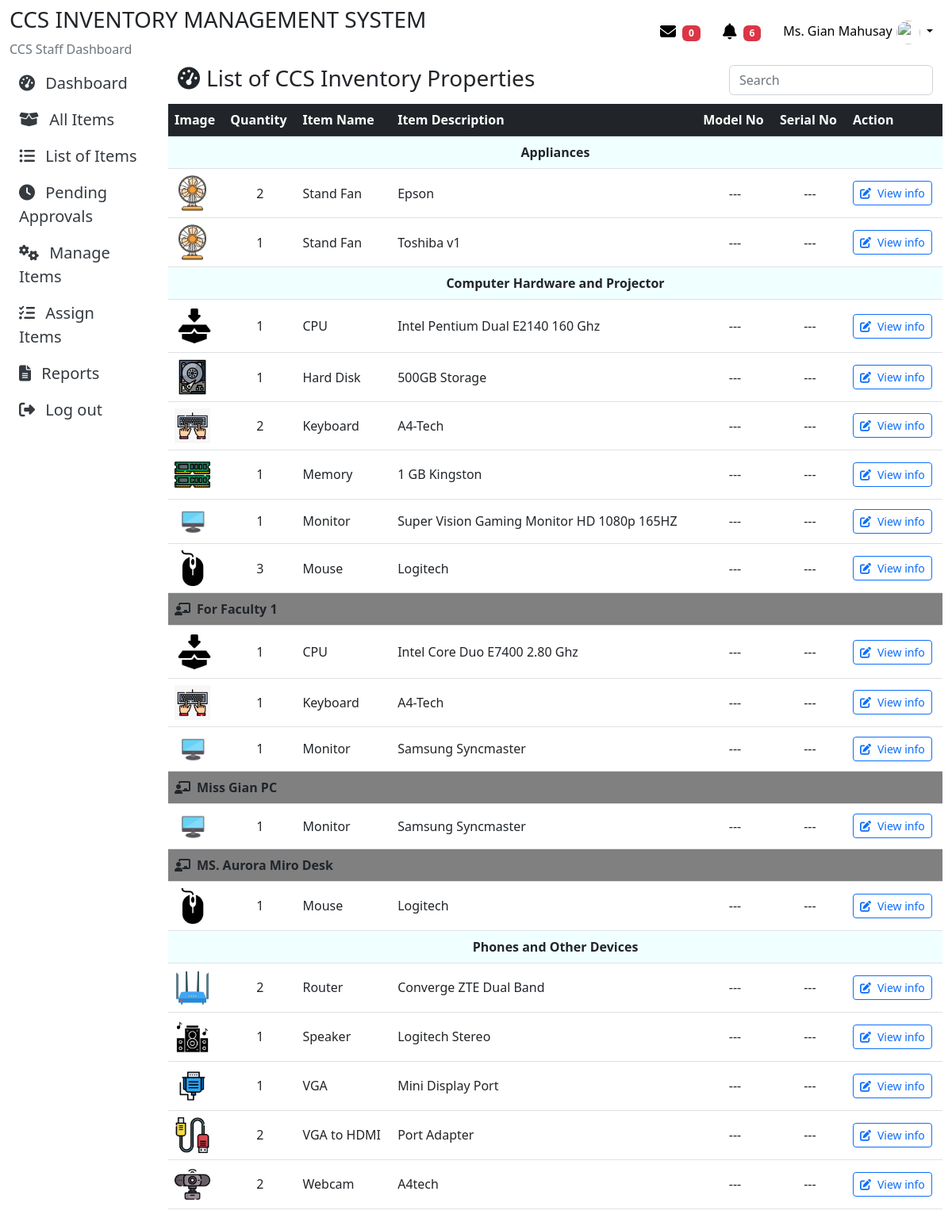
/DashboardCCSStaff/ccsstaffInventoryProperties.php (signed in), run on the app's committed database.
### tables this page shows
CREATE TABLE `tblusers` (
  `id` int(11) NOT NULL,
  `addedbyid` int(11) NOT NULL,
  `usertype` varchar(50) NOT NULL,
  `fname` varchar(50) NOT NULL,
  `lname` varchar(50) NOT NULL,
  `password` varchar(50) NOT NULL,
  `online_status` enum('online','offline') DEFAULT 'offline',
  `status` varchar(20) NOT NULL,
  `email` varchar(50) NOT NULL,
  `gender` varchar(50) NOT NULL,
  `department` varchar(50) NOT NULL,
  `approveby` varchar(50) DEFAULT NULL,
  `datetimeregister` datetime DEFAULT NULL,
  `datetimeapprove` datetime DEFAULT NULL
);

CREATE TABLE `tblitembrand` (
  `id` int(11) NOT NULL,
  `staffid` int(11) NOT NULL,
  `staffname` varchar(50) NOT NULL,
  `itembrand` varchar(50) NOT NULL,
  `categoryname` varchar(50) NOT NULL,
  `subcategoryname` varchar(50) NOT NULL,
  `borrowable` varchar(50) NOT NULL,
  `remarks` varchar(50) DEFAULT NULL,
  `modelno` varchar(50) NOT NULL,
  `serialno` varchar(50) DEFAULT NULL,
  `unitcost` decimal(10,0) NOT NULL,
  `status` varchar(50) NOT NULL,
  `itemcondition` varchar(50) NOT NULL,
  `datetimeadded` datetime NOT NULL,
  `assignfor` varchar(50) DEFAULT NULL,
  `datepurchased` date NOT NULL
);

### DashboardCCSStaff/ccsmaincontainer.php (the view, shortened to what the rows shown need)
<?php
$queryitems = "SELECT id, itembrand, categoryname, subcategoryname, modelno, serialno, datepurchased, unitcost, assignfor, COUNT(*) as quantity FROM tblitembrand GROUP BY itembrand, subcategoryname, assignfor ORDER BY categoryname, assignfor, subcategoryname, itembrand";
$resultitems = mysqli_query($con, $queryitems);
?>
<main class="ccs-main-container">
    <div class="container ">
        <div class="table-responsive row">
            <table class="table">
            <thead class="table-dark">
                    <tr>
                        <th scope="col">Image</th>
                        <th scope="col">Quantity</th>
                        <th scope="col">Item Name</th>
                        <th scope="col">Item Description</th>
                        <th scope="col">Model No</th>
                        <th scope="col">Serial No</th>
                        <th scope="col" class="text-start">Action</th>
                    </tr>
            </thead>
            <?php
                    $currentCategory = null;
                    $currentAssignFor = null;
                    while ($row = mysqli_fetch_assoc($resultitems)) {
                        if ($currentCategory != $row['categoryname']) {
                            echo "<tr class='category-row text-center'>
                                    <td colspan='10' style='background-color: azure;'><strong>{$row['categoryname']}</strong></td>
                                  </tr>";
                            $currentCategory = $row['categoryname'];
                        }
                        if (!empty($row['assignfor']) && $currentAssignFor != $row['assignfor']) {
                            echo "<tr class='assignfor-row'>
                                    <td colspan='10' style='background-color: gray;'><i class='fas fa-chalkboard-teacher me-2'></i><strong>{$row['assignfor']}</strong></td>
                                  </tr>";
                            $currentAssignFor = $row['assignfor'];
                        }
                        echo "<tr class='item-details-row align-middle' >";
                        $imagePath = 'inventory/SubcategoryItemsimages/' . $row['subcategoryname'] . '.png';
                        if (file_exists($imagePath)) {
                            echo "<td><img src='{$imagePath}' alt='Subcategory Image' width='45'></td>";
                        } else {
                            echo "<td><img src='/inventory/SubcategoryItemsimages/defaultimageitem.png' alt='Default Image' width='50'></td>";
                        }
                        echo "<td class='text-center'>{$row['quantity']}</td>";
                        echo "<td>{$row['subcategoryname']}</td>";
                        echo "<td>{$row['itembrand']}</td>";
                        echo "<td class='text-center'>---</td>";
                        echo "<td class='text-center'>---</td>";
                        echo "<td>
                                <a href='ccsstaffViewItemInfo.php?itemId={$row['id']}' class='btn btn-outline-primary btn-sm'>
                                    <i class='fa-solid fa-pen-to-square fs-7 me-2'></i>View info
                                </a>
                              </td>";
                        echo "</tr>";
                    }
                    ?>
        </div>
    </div>
</main>

### DashboardCCSStaff/ccsheader.php (shortened to what the rows shown need)
<?php
include('ccsmessage_count.php');
$staffId = $_SESSION['staff_id'];
$query = "SELECT * FROM tblusers WHERE id = ?";
$stmt = mysqli_prepare($con, $query);
if ($stmt) {
    mysqli_stmt_bind_param($stmt, "s", $staffId);
    if (mysqli_stmt_execute($stmt)) {
        $result = mysqli_stmt_get_result($stmt);
        if ($result && mysqli_num_rows($result) > 0) {
            $row = mysqli_fetch_assoc($result);
            $userType = $row["usertype"];
        } else {
        }
    } else {
        die('Statement execution failed: ' . mysqli_stmt_error($stmt));
    }
} else {
    die('Statement preparation failed: ' . mysqli_error($con));
}
$queryCount = "SELECT COUNT(DISTINCT datetime) AS notification_count
               FROM (
                   SELECT br.datetimereqborrow AS datetime
                   FROM tblborrowingreports br
                   WHERE br.datetimereqborrow IS NOT NULL
                   UNION ALL
                   SELECT br.datetimereqreservation AS datetime
                   FROM tblborrowingreports br
                   WHERE br.datetimereqreservation IS NOT NULL
                   UNION ALL
                   SELECT br.datetimereqreturn AS datetime
                   FROM tblborrowingreports br
                   WHERE br.datetimereqreturn IS NOT NULL
               ) AS subquery";
$stmtCount = mysqli_prepare($con, $queryCount);
if ($stmtCount) {
    if (mysqli_stmt_execute($stmtCount)) {
        $resultCount = mysqli_stmt_get_result($stmtCount);
        if ($resultCount && mysqli_num_rows($resultCount) > 0) {
            $rowCount = mysqli_fetch_assoc($resultCount);
            $notificationCount = $rowCount['notification_count'];
        } else {
            $notificationCount = 0;
        }
    } else {
        $notificationCount = 0;
    }
} else {
    $notificationCount = 0;
}
?>
<div class="container-fluid">
    <div class="header--wrapper py-2">
        <div class="header sad">
            <div class="logo-and-text">
                <h3 class="text-dark">CCS INVENTORY MANAGEMENT SYSTEM</h3>
            </div>
            <span class="text-muted"><?php echo $userType ?> Dashboard</span>
        </div>
        <div class="user--info">
            <div class="dropdown">
                <a href="ccsstaffMessaging.php" class="btn btn-secondary custom-dropdown-btn" type="button"
                    id="messageDropdown" data-bs-toggle="messagedropdown" aria-expanded="false">
                    <i class="fas fa-envelope fs-5 me-1"></i>
                    <sup class="badge bg-danger"><?php echo $unreadMessages; ?></sup>
                </a>
                <button href="ccsstaffNotifications.php" class="btn btn-secondary custom-dropdown-btn" type="button"
                    id="notificationDropdown" data-bs-toggle="dropdown" aria-expanded="false">
                    <i class="fas fa-bell fs-5 me-1"></i>
                    <sup class="badge bg-danger" id="notificationCounter"><?php echo $notificationCount; ?></sup>
                </button>
                    <?php
                    $query = "SELECT br.borrowerid, u.fname, u.lname, GROUP_CONCAT(ib.subcategoryname SEPARATOR '|') AS subcategories, br.datetimereqborrow AS datetime, 'request to borrow' AS action
                    FROM tblborrowingreports br
                    JOIN tblusers u ON br.borrowerid = u.id
                    JOIN tblitembrand ib ON FIND_IN_SET(ib.id, br.itemid)
                    WHERE br.datetimereqborrow IS NOT NULL
                    GROUP BY br.borrowerid, br.datetimereqborrow
                    UNION
                    SELECT br.borrowerid, u.fname, u.lname, GROUP_CONCAT(ib.subcategoryname SEPARATOR '|') AS subcategories, br.datetimereqreservation AS datetime, 'request to reserve' AS action
                    FROM tblborrowingreports br
                    JOIN tblusers u ON br.borrowerid = u.id
                    JOIN tblitembrand ib ON FIND_IN_SET(ib.id, br.itemid)
                    WHERE br.datetimereqreservation IS NOT NULL
                    GROUP BY br.borrowerid, br.datetimereqreservation
                    UNION
                    SELECT br.borrowerid, u.fname, u.lname, GROUP_CONCAT(ib.subcategoryname SEPARATOR '|') AS subcategories, br.datetimereqreturn AS datetime, 'request to returned' AS action
                    FROM tblborrowingreports br
                    JOIN tblusers u ON br.borrowerid = u.id
                    JOIN tblitembrand ib ON FIND_IN_SET(ib.id, br.itemid)
                    WHERE br.datetimereqreturn IS NOT NULL
                    GROUP BY br.borrowerid, br.datetimereqreturn
                    ORDER BY datetime DESC";
                    $result = mysqli_query($con, $query);
                    if ($result && mysqli_num_rows($result) > 0) {
                        while ($row = mysqli_fetch_assoc($result)) {
                            $formattedDatetime = date('h:i:s A', strtotime($row['datetime']));
                            $notificationDate = date('Y-m-d', strtotime($row['datetime']));
                            $currentDate = date('Y-m-d');
                            $dateDiff = strtotime($currentDate) - strtotime($notificationDate);
                            if ($dateDiff == 0) {
                                $timeframe = "Today";
                            } elseif ($dateDiff == 86400) {
                                $timeframe = "Yesterday";
                            } elseif ($dateDiff < 259200) {
                                $days = round($dateDiff / 86400);
                                $timeframe = "$days days ago";
                            } elseif ($dateDiff < 604800) {
                                $timeframe = "Last Week";
                            } elseif ($dateDiff < 2592000) {
                                $timeframe = "Last Month";
                            } else {
                                $timeframe = "More than a month ago";
                            }
                            $href = '#';
                            if ($row['action'] === 'request to borrow') {
                                $borrowerId = $row['borrowerid'];
                                $href = 'ccsstaffViewBorrower_all_items.php?borrowerId=' . $borrowerId;
                            } elseif ($row['action'] === 'request to reserve') {
                                $borrowerId = $row['borrowerid'];
                                $href = 'ccsstaffViewBorrower_allreserve_items.php?borrowerId=' . $borrowerId;
                            } elseif ($row['action'] === 'request to returned') {
                                $borrowerId = $row['borrowerid'];
                                $href = 'ccsstaffViewUnreturnItems.php?borrower_id=' . $borrowerId;
                            } elseif ($row['action'] === 'Returned') {
                                $href = 'return.php';
                            }
                            $subcategories = explode('|', $row['subcategories']);
                            $subcategory_counts = array_count_values($subcategories);
                            echo '<li class="notification-item">';
                            echo '<a href="' . $href . '" class="notification-link" style="text-decoration: none !important;">';
                            echo '<div class="notification-content">';
                            echo '<p class="notification-text">';
                            if (!empty($borrowerId)) {
                                $profileImagePath = "/inventory/images/imageofusers/" . $borrowerId . ".png";
                                if (file_exists($_SERVER['DOCUMENT_ROOT'] . $profileImagePath)) {
                                    echo '<img src="' . $profileImagePath . '?' . time() . '" width="160">';
                                } else {
                                    echo '<img src="/inventory/images/imageofusers/profile-user.png?' . time() . '" width="160">';
                                }
                            } else {
                                echo '<img src="/inventory/images/imageofusers/profile-user.png?' . time() . '" width="160">';
                            }
                            echo '<strong> ' . $row['fname'] . ' ' . $row['lname'] . '</strong> ';
                            echo $row['action'] . ' item ';
                            foreach ($subcategory_counts as $subcategory => $count) {
                                echo $subcategory . ($count > 1 ? "($count)" : "") . ', ';
                            }
                            echo '<br>' . $timeframe . ' ' . $formattedDatetime;
                            echo '</p>';
                            echo '</div>';
                            echo '</a>';
                            echo '</li>';
                        }
                    } else {
                        echo '<li><a class="dropdown-item" href="#">No notifications</a></li>';
                    }
                    ?>
                <button class="btn btn-secondary dropdown-toggle custom-dropdown-btn" type="button" id="userDropdown"
                    data-bs-toggle="dropdown" aria-expanded="false">
                    <?php
                    if (isset($row)) {
                        echo $row['fname'] . ' ' . $row['lname'];
                        if (!empty($row['id'])) {
                            $profileImagePath = "/inventory/images/imageofusers/" . $row['id'] . ".png";
                            if (file_exists($_SERVER['DOCUMENT_ROOT'] . $profileImagePath)) {
                                echo '<img src="' . $profileImagePath . '?' . time() . '" width="30px" height="30px">';
                            } else {
                                echo '<img src="/inventory/images/imageofusers/profile-user.png?' . time() . '" width="30px" height="30px">';
                            }
                        } else {
                            echo '<img src="/inventory/images/imageofusers/profile-user.png?' . time() . '" width="30px" height="30px">';
                        }
                    } else {
                        $query = "SELECT fname, lname, id, gender FROM tblusers WHERE id = ?";
                        $stmt = mysqli_prepare($con, $query);
                        if ($stmt) {
                            mysqli_stmt_bind_param($stmt, "s", $_SESSION['staff_id']);
                            if (mysqli_stmt_execute($stmt)) {
                                $result = mysqli_stmt_get_result($stmt);
                                if ($result && mysqli_num_rows($result) > 0) {
                                    $user_row = mysqli_fetch_assoc($result);
                                    if ($user_row['gender'] == 'Male') {
                                        $staffSalutation = 'Mr.';
                                    } else {
                                        $staffSalutation = 'Ms.';
                                    }
                                    echo $staffSalutation . ' ' . $user_row['fname'] . ' ' . $user_row['lname'];
                                    $profileImagePath = "/inventory/images/imageofusers/" . $user_row['id'] . ".png";
                                    if (!empty($user_row['id'])) {
                                        echo '<img src="' . $profileImagePath . '?' . time() . '" alt="" class="userpicture" width="50">';
                                    } else {
                                        echo '<img src="/inventory/images/imageofusers/profile-user.png?' . time() . '" alt="userpicture" class="userpicture" width="50">';
                                    }
                                }
                            }
                        }
                    }
                    ?>
                </button>
            </div>
        </div>
    </div>
</div>

### data on the page
tblusers: usertype "CCS Staff", gender "Ms.", fname "Gian", lname "Mahusay"
tblitembrand: categoryname "Appliances", subcategoryname (picture), quantity "2", subcategoryname "Stand Fan", itembrand "Epson"
tblitembrand: subcategoryname (picture), quantity "1", subcategoryname "Stand Fan", itembrand "Toshiba v1"
tblitembrand: categoryname "Computer Hardware and Projector", quantity "1", subcategoryname "CPU", itembrand "Intel Pentium Dual E2140 160 Ghz"
tblitembrand: subcategoryname (picture), quantity "1", subcategoryname "Hard Disk", itembrand "500GB Storage"
tblitembrand: subcategoryname (picture), quantity "2", subcategoryname "Keyboard", itembrand "A4-Tech"
tblitembrand: subcategoryname (picture), quantity "1", subcategoryname "Memory", itembrand "1 GB Kingston"
tblitembrand: subcategoryname (picture), quantity "1", subcategoryname "Monitor", itembrand "Super Vision Gaming Monitor HD 1080p 165HZ"
tblitembrand: subcategoryname (picture), quantity "3", subcategoryname "Mouse", itembrand "Logitech"
tblitembrand: assignfor "For Faculty 1", quantity "1", subcategoryname "CPU", itembrand "Intel Core Duo E7400 2.80 Ghz"
tblitembrand: subcategoryname (picture), quantity "1", subcategoryname "Keyboard", itembrand "A4-Tech"
tblitembrand: subcategoryname (picture), quantity "1", subcategoryname "Monitor", itembrand "Samsung Syncmaster"
tblitembrand: assignfor "Miss Gian PC", subcategoryname (picture), quantity "1", subcategoryname "Monitor", itembrand "Samsung Syncmaster"
tblitembrand: assignfor "MS. Aurora Miro Desk", subcategoryname (picture), quantity "1", subcategoryname "Mouse", itembrand "Logitech"
tblitembrand: categoryname "Phones and Other Devices", subcategoryname (picture), quantity "2", subcategoryname "Router", itembrand "Converge ZTE Dual Band"
tblitembrand: subcategoryname (picture), quantity "1", subcategoryname "Speaker", itembrand "Logitech Stereo"
tblitembrand: shows a picture, quantity "1", subcategoryname "VGA", itembrand "Mini Display Port"
tblitembrand: subcategoryname (picture), quantity "2", subcategoryname "VGA to HDMI", itembrand "Port Adapter"
tblitembrand: subcategoryname (picture), quantity "2", subcategoryname "Webcam", itembrand "A4tech"

### other printed values
$unreadMessages "0"
$notificationCount "6"
